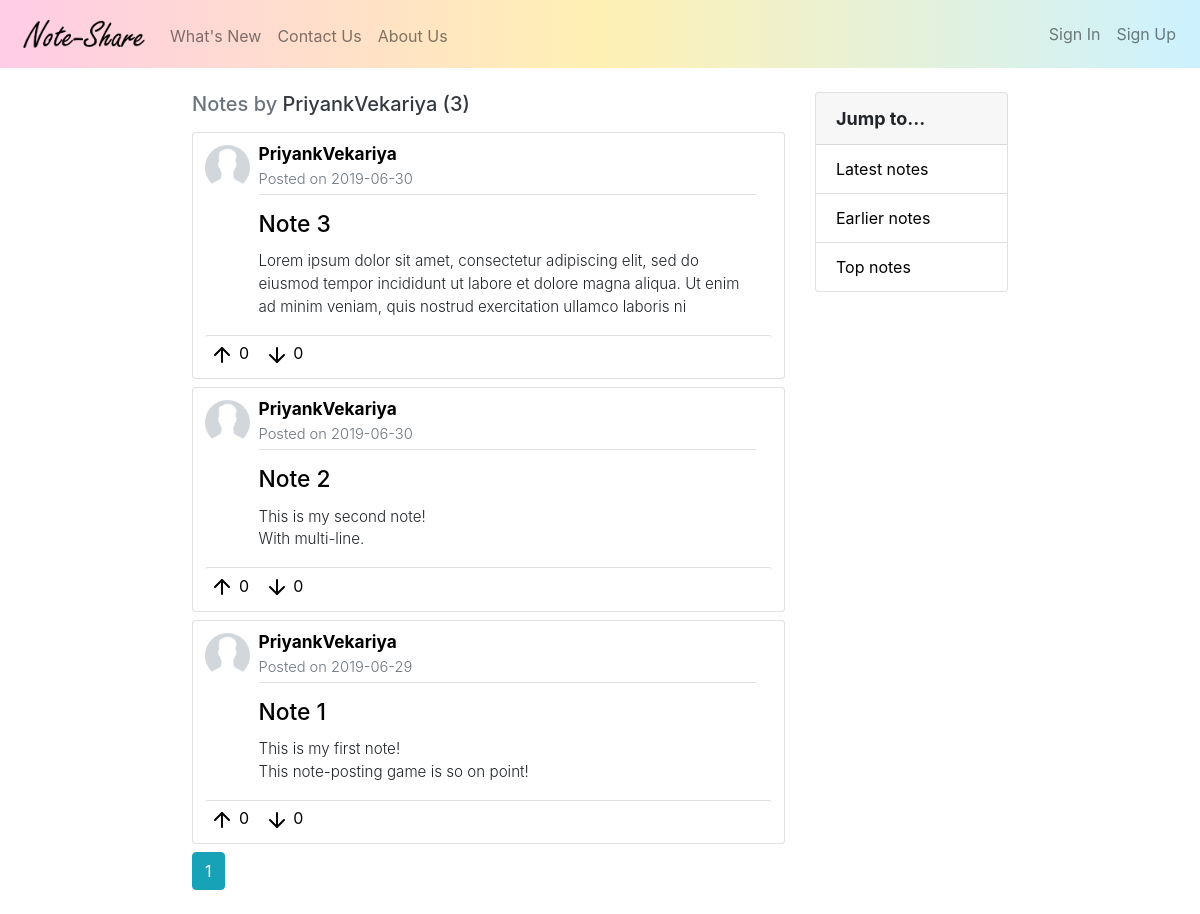
Page /user/PriyankVekariya on the earlier database version.
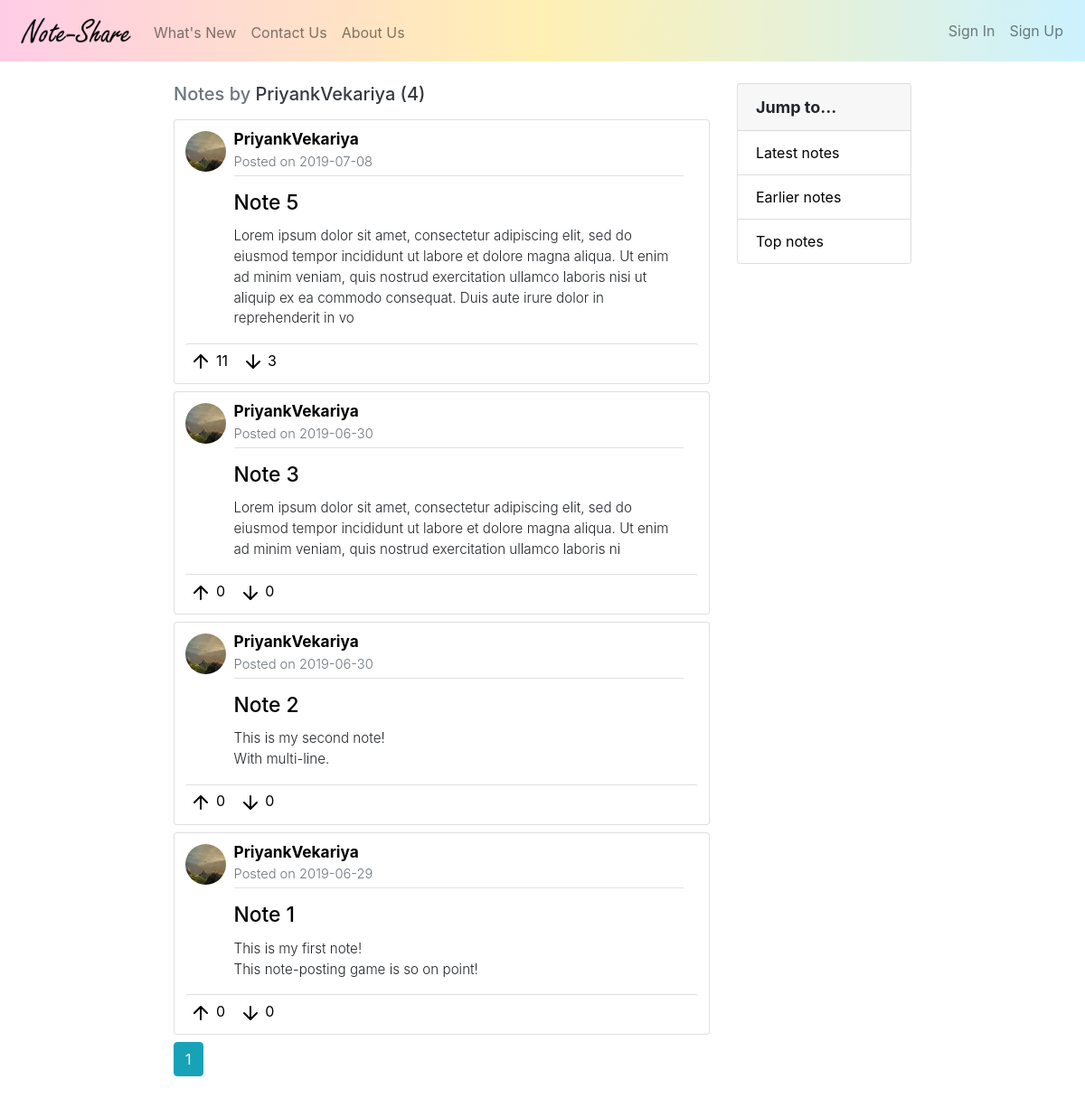
Same page on the later database version.
### noteshare/models.py (models this page shows, shortened)
class User(db.Model, UserMixin):
    id = db.Column(db.Integer, primary_key=True)
    username = db.Column(db.String(20), unique=True, nullable=False)
    email = db.Column(db.String(100), unique=True, nullable=False)
    image_file = db.Column(db.String(20), nullable=False, default='default.jpg')
    password = db.Column(db.String(50), nullable=False)
    notes = db.relationship('Note', backref='author', lazy=True)

class Note(db.Model):
    id = db.Column(db.Integer, primary_key=True)
    title = db.Column(db.String(100), nullable=False)
    date_posted = db.Column(db.DateTime, nullable=False, default=datetime.utcnow)
    content = db.Column(db.Text, nullable=False)
    content_image = db.Column(db.String(20), nullable=True)
    ups = db.Column(db.Integer, nullable=False, default=0)
    downs = db.Column(db.Integer, nullable=False, default=0)
    user_id = db.Column(db.Integer, db.ForeignKey('user.id'), nullable=False)

### noteshare/notes/routes.py (the view)
@notes.route('/user/<string:username>')
def user_notes(username):
    page = request.args.get('page', 1, type=int)
    user = User.query.filter_by(username=username).first_or_404()
    notes = Note.query.filter_by(author=user).order_by(Note.date_posted.desc()).paginate(page=page, per_page=5)
    return render_template('user_notes.html', title=user.username, notes=notes, user=user)

### noteshare/templates/user_notes.html
{% extends "layout.html" %}
{% block content %}
    <div class="col-md-8 col-pl-16">
        <h5 class="text-muted mb-3">Notes by <span class="text-dark">{{ user.username }} ({{ notes.total }})</span></h5>
        {% for note in notes.items %}
            <div class="card mb-md-2">
                <div class="card-body">
                    <div class="row">
                        <div class="col-md-2 pr-0" style="max-width: 11.5%; padding-top: 1%; padding-left: 2.5%;">
                            <div class="note-header">
                                <img class="rounded-circle note-author-img" src="{{ url_for('static', filename='Profile-pictures/' + note.author.image_file) }}" alt="Author's Profile-photo">
                            </div>
                        </div>
                        <div class="col-md-10 pl-0 pr-0" style="max-width: 88.5%;">
                            <div class="note-header">
                                <a class="anchor-note-username" href="{{ url_for('notes.user_notes', username=note.author.username) }}">
                                    <strong>{{ note.author.username }}</strong>
                                    <div  class="text-muted mb-1" style="font-size: 85%;">
                                        Posted on {{ note.date_posted.strftime('%Y-%m-%d') }}
                                    </div>
                                    <div class="border-bottom mb-3"></div>
                                </a>
                                <a class="anchor-note-update" href="{{ url_for('notes.note', note_id=note.id) }}">
                                        <h5 class="card-title note-title">{{ note.title }}</h5>
                                </a>
                                <p style="white-space: pre-line; font-size: 79%;">{{ note.content }}</p>
                            </div>
                        </div>
                    </div>
                    <div class="row">
                        <div class="col-md-12">
                            <div class="card-header note-action">
                                <a class="note-action-btn" href="{{ url_for('notes.up_note', note_id=note.id, from_page=url_for('notes.user_notes', username=note.author.username)) }}"><img src="{{ url_for('static', filename='Icons/arrow-up.svg') }}" alt="Like"> {{ note.ups }} </a>
                                <a class="note-action-btn" href="{{ url_for('notes.down_note', note_id=note.id, from_page=url_for('notes.user_notes', username=note.author.username)) }}"><img src="{{ url_for('static', filename='Icons/arrow-down.svg') }}" alt="Dislike"> {{ note.downs }} </a>
                            </div>
                        </div>
                    </div>
                </div>
            </div>
        {% endfor %}
        {% for page_num in notes.iter_pages(left_edge=1, right_edge=1, left_current=1, right_current=2) %}
            {% if page_num %}
                {% if notes.page == page_num %}
                    <a class="btn btn-info mb-4" href="{{ url_for('notes.user_notes', username=user.username, page=page_num) }}">{{ page_num }}</a>
                {% else %}
                    <a class="btn btn-outline-info mb-4" href="{{ url_for('notes.user_notes', username=user.username, page=page_num) }}">{{ page_num }}</a>
                {% endif %}
            {% else %}
                ...
            {% endif %}
        {% endfor %}
    </div>
    <div class="col-md-4 col-pr-16">
        <div class="card">
                <div class="card-header" style="font-size: 18px;"><strong>Jump to...</strong></div>
                <ul class="list-group list-group-flush">
                    <li class="list-group-item"><a href="#" class="sidebar-link">Latest notes</a></li>
                    <li class="list-group-item"><a href="#" class="sidebar-link">Earlier notes</a></li>
                    <li class="list-group-item"><a href="#" class="sidebar-link">Top notes</a></li>
                </ul>
        </div>
    </div>
{% endblock content %}

### noteshare/templates/layout.html (shortened to what this page needs)
<!DOCTYPE html>
<html>
    <head>
        <link rel="stylesheet" type="text/css" href="{{ url_for('static', filename='Bootstrap-4/css/bootstrap-grid.min.css') }}">
        <link rel="stylesheet" type="text/css" href="{{ url_for('static', filename='Bootstrap-4/css/bootstrap.min.css') }}">
        <link rel="stylesheet" type="text/css" href="{{ url_for('static', filename='stylesheet.css') }}">
    </head>
    <body>
        <div class="container-fluid">
            <div class="row">
                <nav class="navbar navbar-expand-md navbar-light bg-light">
                    {% if current_user.is_authenticated %}
                        <a class="navbar-brand" href="{{ url_for('main.home') }}"><img class="brand-logo" src="{{ url_for('static', filename='Icons/logo.png') }}"></a>
                    {% else %}
                        <a class="navbar-brand" href="{{ url_for('main.index') }}"><img class="brand-logo" src="{{ url_for('static', filename='Icons/logo.png') }}"></a>
                    {% endif %}
                    <div class="navbar-collapse collapse w-100 order-1 order-md-0 dual-collapse2 pt-1">
                        <ul class="navbar-nav mr-auto">
                            {% if current_user.is_authenticated %}
                                <li class="nav-item">
                                    <a class="nav-link" href="{{ url_for('main.home') }}">Home</a>
                                </li>
                                <li class="nav-item">
                                    <a class="nav-link" href="{{ url_for('notes.new_note') }}">New Note</a>
                                </li>
                                <li class="nav-item">
                                    <a class="nav-link" href="#">New group</a>
                                </li>
                            {% else %}
                                <li class="nav-item">
                                    <a class="nav-link" href="#">What's New</a>
                                </li>
                                <li class="nav-item">
                                    <a class="nav-link" href="#">Contact Us</a>
                                </li>
                                <li class="nav-item">
                                    <a class="nav-link" href="#">About Us</a>
                                </li>
                            {% endif %}
                        </ul>
                    </div>
                    <div class="navbar-collapse collapse w-100 order-3 dual-collapse2">
                        <ul class="navbar-nav ml-auto">
                            {% if current_user.is_authenticated %}
                                <li class="nav-item">
                                    <div class="dropdown" style="float: right;">
                                        <img class="rounded-circle profile-dropdown mr-1 mt-1 mb-1" src="{{ url_for('static', filename='Profile-pictures/' + current_user.image_file) }}">
                                        <div class="dropdown-content">
                                            <span class="border-bottom">
                                                Signed in as</br><strong>{{ current_user.username }}</strong>
                                            </span>
                                            <a href="{{ url_for('users.account') }}">Account</a>
                                            <a href="{{ url_for('notes.user_notes', username=current_user.username) }}">Notes</a>
                                            <a class="border-bottom" href="#">Groups</a>
                                            <a href="{{ url_for('users.logout') }}">Logout</a>
                                        </div>
                                    </div>
                                </li>
                            {% else %}
                                <li class="nav-item">
                                    <a class="nav-link" href="{{ url_for('users.login') }}">Sign In</a>
                                </li>
                                <li class="nav-item">
                                    <a class="nav-link" href="{{ url_for('users.register') }}">Sign Up</a>
                                </li>
                            {% endif %}
                        </ul>
                    </div>
                </nav>
            </div>
            <div class="row">
                <div class="col-md-8 col-pl-16">
                </div>
                {% block content %}{% endblock %}
            </div>
        </div>
    </body>
</html>

### noteshare/static/stylesheet.css (style rules this page uses)
.navbar.bg-light { width: 100%; background: linear-gradient(to right, #ffcce6, #fff0b3, #ccf2ff)!important; }
.navbar-light .navbar-brand, .navbar-light .navbar-nav .active>.nav-link, .navbar-light .navbar-nav .nav-link:focus { font-size: 16px; }
.navbar-light .navbar-brand { font-size: 22px; }
.note-action { border-top: 1px solid rgba(0,0,0,.125); border-bottom: none; padding: 1%; background-color: #fff; }
.card-title { font-size: 16px; }
.note-action-btn, .note-action-btn:hover { margin-right: 2%; text-decoration: none; color: #000; }
.col-pl-16 { padding-top: 1%; padding-left: 16%; }
.col-pr-16 { padding-top: 1%; padding-right: 16%; }
.sidebar-link { text-decoration: none; color: #000; }
.note-header { font-size: 120%; font-weight: 350; }
.note-title { font-size: 170%; font-weight: 500; }
.note-author-img { border-radius: 50%; object-fit: cover; height: 45px; width: 45px; }
.anchor-note-update { text-decoration: none; color: #000; font-size: 70%; }
.anchor-note-username { text-decoration: none; color: #000; font-size: 90%; }
.card-body { padding: 1% 2% 1% 2%; }
.brand-logo { width: 130px; height: 14%; }

Differences in the rows shown:
added Note: image_file (picture), author.username "PriyankVekariya", date_posted "2019-07-08", title "Note 5", content "Lorem ipsum dolor sit amet, consectetur adipiscing elit, sed do eiusmod tempor incididunt ut labore et dolore magna aliqua. Ut enim ad minim veniam, quis nostrud exercitation ullamco laboris nisi ut aliquip ex ea commodo consequat. Duis aute irure dolor in reprehenderit in vo", ups "11", downs "3"
changed through a linked row, Note "Note 3": image_file: picture added in place of a placeholder
changed through a linked row, Note "Note 2": image_file: picture added in place of a placeholder
changed through a linked row, Note "Note 1": image_file: picture added in place of a placeholder
Other differences:
{{ notes.total }}: "3" → "4"
